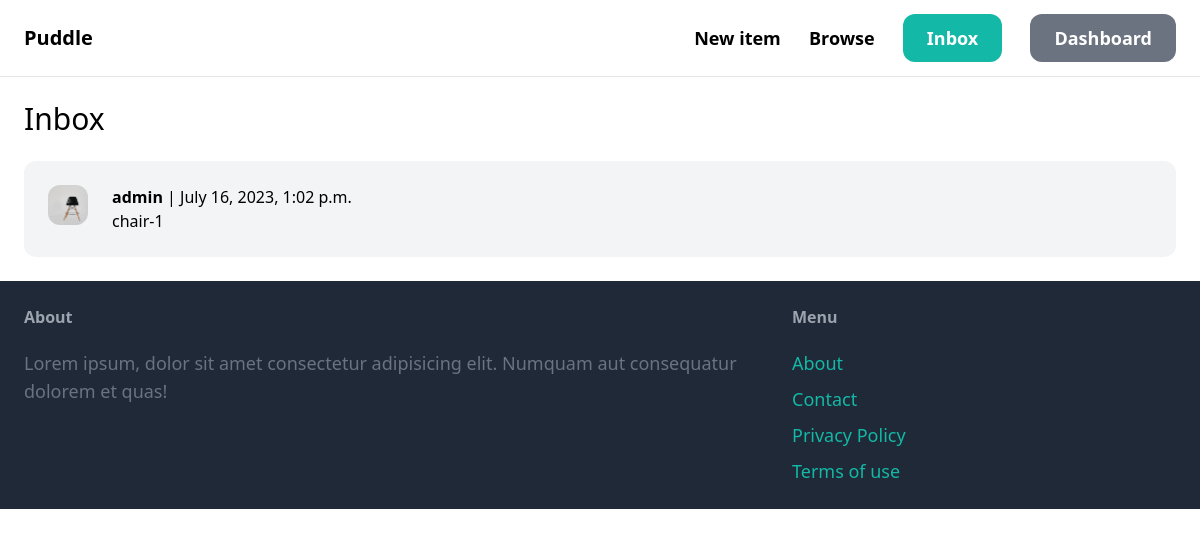
Screenshot of /inbox/ (signed in) with the database file from the repository.
### conversation/models.py (models this page shows)
class Conversation(models.Model):
    item = models.ForeignKey(
        Item, related_name="conversations", on_delete=models.CASCADE
    )
    members = models.ManyToManyField(
        User,
        related_name="conversations",
    )
    created_at = models.DateTimeField(auto_now_add=True)
    modified_at = models.DateTimeField(auto_now=True)
    class Meta:
        ordering = ("-modified_at",)

### item/models.py (models this page shows, shortened)
class Item(models.Model):
    name = models.CharField(max_length=255)
    description = models.TextField(blank=True, null=True)
    price = models.FloatField()
    image = models.ImageField(upload_to="item_images", blank=True, null=True)
    is_sold = models.BooleanField(default=False)
    created_at = models.DateTimeField(auto_now_add=True)
    created_by = models.ForeignKey(User, related_name="items", on_delete=models.CASCADE)
    category = models.ForeignKey(
        Category, related_name="items", on_delete=models.CASCADE
    )

### conversation/views.py (the view)
# urls.py: path("", views.inbox, name="inbox"),
@login_required
def inbox(request):
    conversations = Conversation.objects.filter(members__in=[request.user.id])
    return render(request, "conversation/inbox.html", {"conversations": conversations})

### conversation/templates/conversation/inbox.html (shortened to what this page needs)
{% extends "core/base.html" %}
{% block content %}
  <h1 class="mb-6 text-3xl">Inbox</h1>
  <div class="space-y-6">
    {% for conversation in conversations %}
      <a href="{% url 'conversation:detail' conversation.id %}">
        <div class="p-6 flex bg-gray-100 rounded-xl">
          <div class="pr-6 ">
            <img src="{{ conversation.item.image.url }}"
                 alt=""
                 class="w-10  h-10 rounded-xl">
          </div>
          <div>
            {% for member in conversation.members.all %}
              {% if member != request.user %}
                <p>
                  <strong>{{ member.username }}</strong> | {{ conversation.modified_at }}
                </p>
                <p>{{ conversation.item.name }}</p>
              {% endif %}
            {% endfor %}
          </div>
        </div>
      </a>
    {% endfor %}
  </div>
{% endblock content %}

### rows the page displays
Conversation: item.image (picture), modified_at "July 16, 2023, 1:02 p.m.", item.name "chair-1"

### other values shown
{{ member.username }} "admin"
